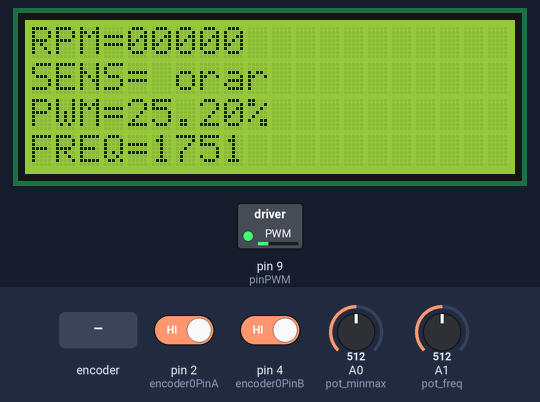
Simulated run of this sketch. Board: Arduino Uno, built with avr-gcc and run on an emulated ATmega328P. On the bench: 20×4 character LCD, switched loads named in the sketch (green lamp = pin HIGH). The inputs (shaded band) are chosen by the test bench; at power-on: A0 (pot_minmax) = 512, A1 (pot_freq) = 512, pin 2 (encoder0PinA) HIGH, pin 4 (encoder0PinB) HIGH. What the sketch prints to the serial monitor is not drawn.

Above: at 1.2 s.
1.3 s: A0 (pot_minmax) set to 1023
At 1.7 s:
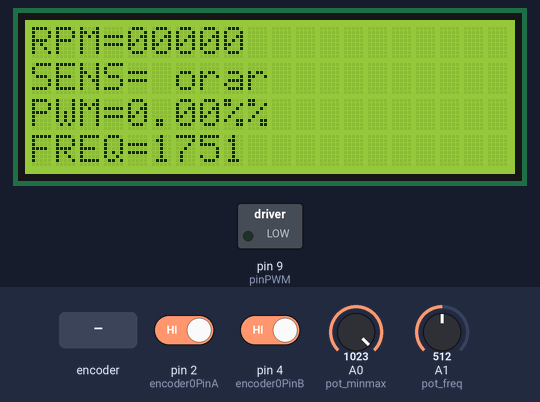
2.9 s: A0 (pot_minmax) set to 1006
At 3.7 s:
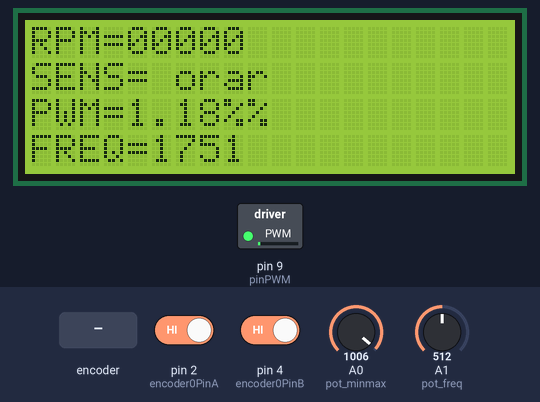
4.6 s: A0 (pot_minmax) set to 490
At 5.9 s:
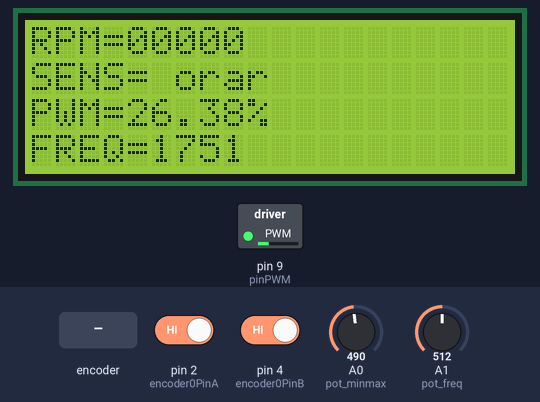
6.2 s: rotary encoder on pin 2 (encoder0PinA) / pin 4 (encoder0PinB) turned 3 steps (first pin leading)
At 6.49 s:
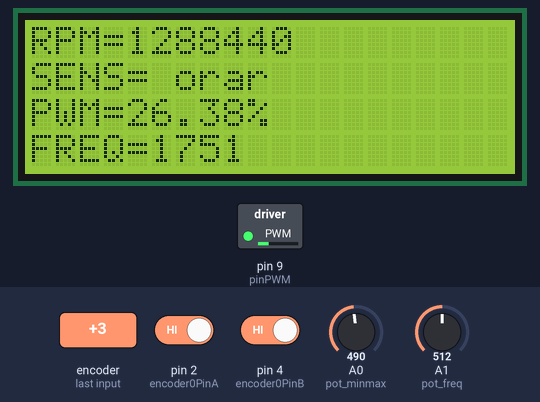
8.3 s: A1 (pot_freq) set to 490
At 8.8 s:
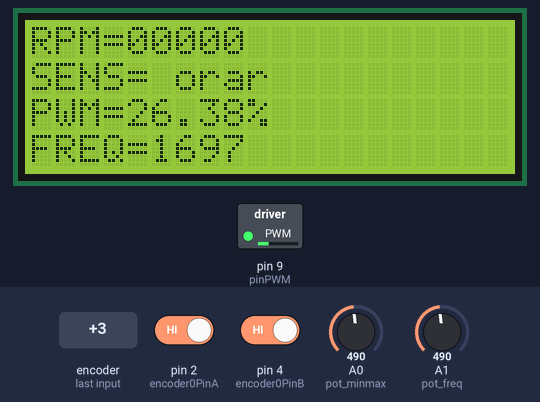
9.9 s: A1 (pot_freq) set to 510
At 10.5 s:
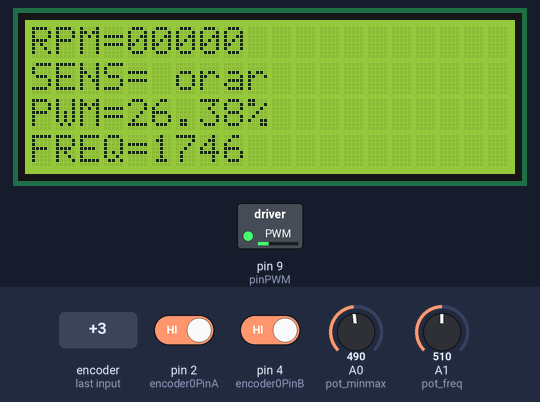
Timing chart, 0 to 12.5 s (numbered marks = the images above; inputs shaded):
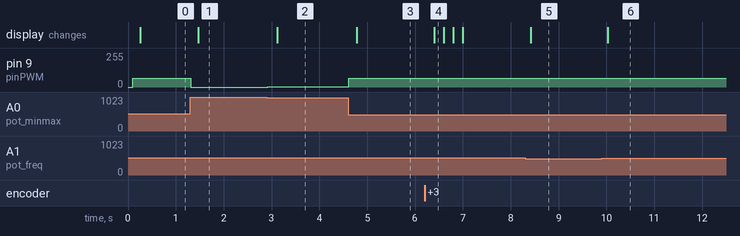

Measured:
- after the input at 1.3 s, pin 9 (pinPWM): 64/255 → 0/255 at once; the display: changes after 0.17 s (image 1)
- after the input at 2.9 s, pin 9 (pinPWM): 0/255 → 3/255 at once; the display: changes after 0.22 s (image 2)
- after the input at 4.6 s, pin 9 (pinPWM): 3/255 → 67/255 at once; the display: changes after 0.18 s (image 3)
- after the input at 6.2 s, the display: changes after 0.20 s (image 4)
- after the input at 8.3 s, the display: changes after 0.12 s (image 5)
- after the input at 9.9 s, the display: changes after 0.13 s (image 6)

The sketch:

motor_pwm.ino
```cpp
//libraria folosita pentru butoane
#include <Button.h>
//libraria folosita pentru PWM
#include <PWM.h>
//libraria folosita pentru LCD
#include <Wire.h>
#include <LiquidCrystal_I2C.h>
LiquidCrystal_I2C lcd(0x27);//, 2, 1, 0, 4, 5, 6, 7, 3,POSITIVE);  // stabileste adresa LCD-ului I2C
#include "Timer.h"                     //http://github.com/JChristensen/Timer
Timer t;

//pinii encoderului
#define encoder0PinA  2
#define encoder0PinB  4

//variabile folosite pentru citirea vitezei
volatile long encoder0Pos = 0;
long newposition;
long oldposition = 0;
unsigned long newtime;
unsigned long oldtime = 0;
long vel;

//alocare pini
int minmaxP = 3; //pin buton
int pot_minmax = A0; //pin potentiometru min max
int pot_freq = A1; //pin potentiometru frecventa
int control = 0;
int mes = 2;
int pinPWM = 9;
String pwm, freq,  mesaj = "";
String rpm = "00000";
String comanda;
String sens;

//alte variabile

boolean comut_inax;//variabila folosite pentru comutare buton minmax PWM
int val_pot_minmax = 0; //variabila care retine valoarea pot pentru min/max PWM
int val_pot_freq = 0; //variabila care retine valoarea pot frecventa

int val_pwm, val_pwm_o; //variabila de iesire PWM
int val_freq = 500, val_freq_o = 500; //variabila de iesire FREQ in Hz


Button minmax = Button(2, BUTTON_PULLUP_INTERNAL); //butonul folosit pentru comutare pwm min/max


void setup() {
  t.every(200, serial_S);

  pinMode(pinPWM, OUTPUT);
  pinMode(pot_minmax, INPUT);
  Serial.begin(115200);
  lcd.begin(20, 4); //initializeaza lcd
  InitTimersSafe(); //initializeaza timer inafara de timer 0

  bool success = SetPinFrequencySafe(pinPWM, val_freq);//seteaza noua frecventa

  //daca este ok semnalizeaza pe serial
  if (success) {
    Serial.println("FREQ OK");
  }
  lcd.setCursor ( 0, 0 );
  lcd.print("RPM= ");
  lcd.setCursor ( 0, 1 );
  lcd.print("SENS= ");
  lcd.setCursor ( 0, 2 );
  lcd.print("PWM= ");
  lcd.setCursor ( 0, 3 );
  lcd.print("FREQ= ");

  //setare pini encoder
  pinMode(encoder0PinA, INPUT);
  digitalWrite(encoder0PinA, HIGH);       // turn on pullup resistor
  pinMode(encoder0PinB, INPUT);
  digitalWrite(encoder0PinB, HIGH);       // turn on pullup resistor
  attachInterrupt(0, doEncoder, RISING);  // encoDER ON PIN 2


}

void loop() {
  String k, v;
  inax();


  ////////////////////////////////////////////////
  // respond to commands from serial.
  ////////////////////////////////////////////////
  //while (Serial.available()) {
  if (Serial.available() > 0) {
    char c = (char)Serial.read();
    if (c == '\n')
    {
      if (comanda.length() > 0) {
        parseCmd(comanda, &k, &v);
        if (k == "c")
        {
          control = v.toInt();
        }

        /*  if (k=="m")
         {
           mes=v.toInt();
         }*/
        if (k == "f")
        {
          val_freq = constrain(v.toInt(), 500, 3000);
        }
        if (k == "p")
        {
          val_pwm = constrain(v.toInt(), 0, 255);
        }
        /* Serial.print("parseCmd k=");
         Serial.println(k);
         Serial.print("parseParam v=");
         Serial.println(v);*/
        comanda = "";
      }
    }
    else
    {
      comanda += c;
    }
  }
  //}


  if (  control == 0) {
    val_pot_minmax = analogRead(pot_minmax);
    long t = 0;
    for (int x = 0; x < 100; x++) {
      val_pot_freq = analogRead(pot_freq);
      t = t + val_pot_freq;
    }
    val_pot_freq = t / 100;


    if (comut_inax == true) { //daca e minim
      val_pwm = map(  val_pot_minmax, 0, 1023, 127, 0);
      sens="orar";
    }
    else {//daca e maxim
      val_pwm = map( val_pot_minmax, 0, 1023, 127, 254);
      sens="antiorar";
    }

    val_freq = map(val_pot_freq, 0, 1023, 500, 3000);

  }
  else
  {
  }
  t.update();


  //daca apare o modificare in valoarea pwm
  if (val_pwm != val_pwm_o)
  {
    pwmWrite(pinPWM, val_pwm);
    float tmp = (float)val_pwm / (float)254 * 100;
    pwm = String(tmp);
    pwm = pwm + "%";
    val_pwm_o = val_pwm;
  }


  if (val_freq != val_freq_o)
  {
    bool success = SetPinFrequencySafe(pinPWM, val_freq);//seteaza noua frecventa

    //daca este ok semnalizeaza pe serial
    if (success) {
      pwmWrite(pinPWM, val_pwm);
      if ((val_freq >= 500) && (val_freq < 1000))
      { freq = "0" + String(val_freq);
      }
      else
      {
        freq = String(val_freq);
      }


    }
    val_freq_o = val_freq;
  }


}

//functia inax comuta intre PWM minim sau maxim in functie de apasarea butonului
void inax() {

  if (minmax.isPressed()) {
    comut_inax = false;
  } else {
    comut_inax = true;
  }
}
//sfarsit functie inax


int parseCmd(String cmdLine, String *key, String *value) {
  int equalsPos;
  equalsPos = cmdLine.indexOf('=');
  if (equalsPos == -1) {
    *key = cmdLine;
    *value = "";
  }
  else {
    *key = cmdLine.substring(0, equalsPos);
    *value = cmdLine.substring(equalsPos + 1);
  }
  return (equalsPos);
}

void serial_S() {
  //calculare viteza
  newposition = encoder0Pos;
  newtime = millis();
  vel = (newposition - oldposition) * 1000 / (newtime - oldtime);//calculeaza impulsuri pe secunda
  vel = (vel/1000)*60; //transforma in rotatii pe minut
  oldposition = newposition;
  oldtime = newtime;
  if (vel < 10)
  {
    rpm = "0000" + String(vel);

  }
  else if ((vel < 100) && (vel >= 10))
  { rpm = "000" + String(vel);
  }
  else if ((vel < 1000) && (vel >= 100))
  { rpm = "00" + String(vel);
  }
  else if ((vel < 10000) && (vel >= 1000))
  { rpm = "0" + String(vel);
  }

  else
  {
    rpm = String(vel);
  }
  mesaj = pwm + "|"; mesaj = mesaj + freq; mesaj = mesaj + "|"; mesaj = mesaj + rpm;
  //afisare pe serial si LCD

  Serial.println(mesaj);
  lcd.setCursor ( 4, 2 );
  lcd.print("    ");
  lcd.setCursor ( 4, 2 );
  lcd.print(pwm);

  lcd.setCursor ( 5, 3 );
  lcd.print("    ");
  lcd.setCursor ( 5, 3 );
  lcd.print(val_freq);

  lcd.setCursor ( 4, 0 );
  lcd.print("         ");
  lcd.setCursor ( 4, 0 );
  lcd.print(rpm);

  lcd.setCursor ( 6, 1 );
  lcd.print("    ");
  lcd.setCursor ( 6, 1 );
  lcd.print(sens);

}

void doEncoder()
{
  if (digitalRead(encoder0PinA) == digitalRead(encoder0PinB)) {
    encoder0Pos++;
  } else {
    encoder0Pos--;
  }
}
```
